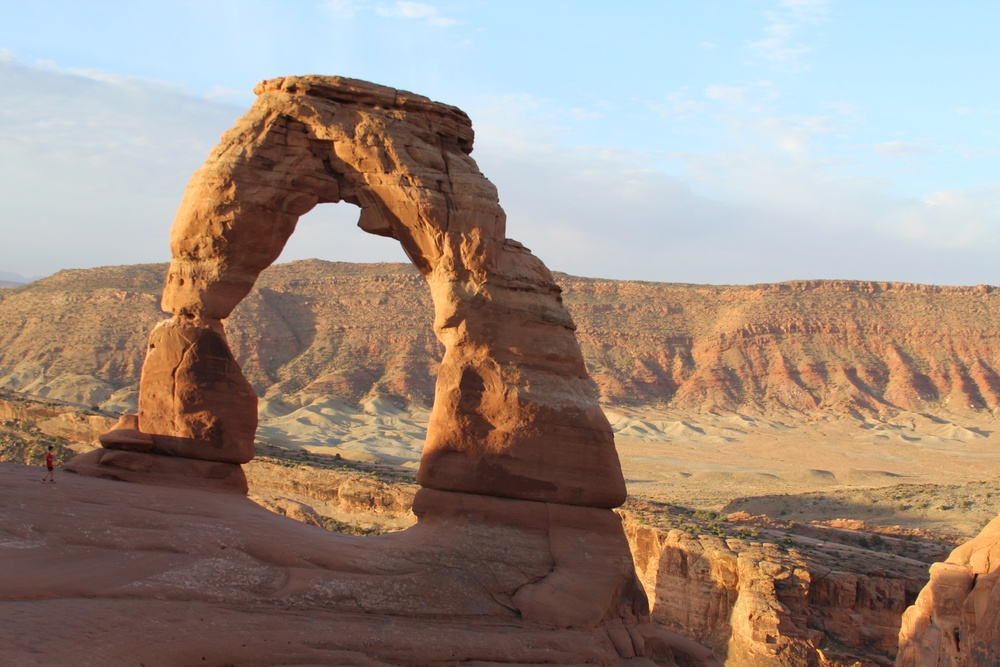
//> input picture buildHistogram/IMG_6877-1.jpeg, 1000 x 667 px, shrunk from 5184 x 3456 before the run
$ ./buildHistogram ../IMG_6877-1.jpeg   (built with g++ and OpenCV 4)
//> lines starting //> are read from the running program, lines starting //| are printed output that depends on the picture
/*
  Bruce Maxwell
  CS 5330 F23
  Building and viewing a rg histogram
*/

#include <cstdio>
#include <cstring>
#include <opencv2/opencv.hpp>

int main(int argc, char *argv[]) {

  cv::Mat src; // input image
  cv::Mat dst; // view image
  cv::Mat hist; // histogram

  char filename[256];
  float max;
  const int histsize = 256;

  // error checking
  if(argc < 2) {
    printf("usage: %s <image filename>\n", argv[0]);
    return(-1);
  }

  // grab the filename
  strcpy( filename, argv[1] );

  // read the file
  src = cv::imread( filename );
//> src is the input picture: 667 rows x 1000 cols, CV_8UC3; mean B, G, R 130.7, 141.3, 157.8

  if( src.data == NULL ) {
    printf("error: unable to read image %s\n", filename);
    return(-2);
  }

  // build the histogram
  // allocate the histogram, 2D single channel floating point array
  // initialied to zero
  hist = cv::Mat::zeros( cv::Size( histsize, histsize ), CV_32FC1 );

  // build the histogram
  max = 0; // keep track of the largest bucket
  for( int i=0;i<src.rows;i++) {
    for(int j=0;j<src.cols;j++) {

      // grab the data
      float B = src.at<cv::Vec3b>(i, j)[0];
      float G = src.at<cv::Vec3b>(i, j)[1];
      float R = src.at<cv::Vec3b>(i, j)[2];

      // compute rg standard chromaticity
      float divisor = (R + G + B);
      divisor = divisor > 0.0 ? divisor : 1.0;
      float r = R / (R + G + B);
      float g = G / (R + G + B);

      // compute indexes, r, g are in [0, 1]
      int rindex = (int)( r * (histsize-1) + 0.5); // rounds to nearest value
      int gindex = (int)( g * (histsize-1) + 0.5);

      // increment the histogram
      hist.at<float>(rindex, gindex)++;
      float newvalue = hist.at<float>(rindex, gindex);

      // conditional assignment
      max = newvalue > max ? newvalue : max;
    }
  }
//> this loop made 667 passes
//> max on passes 1 to 3: 288, 568, 826
//> after the loop, max = 21964

  // histogram is complete but not normalized
  // hist /= max; // divides the whole Mat by max, which is one method of normalization
  hist /= (src.rows * src.cols); // divides by the number of pixels, which makes it a probability
//> hist: 256 rows x 256 cols, CV_32FC1; min 0, max 0.0329, mean 1.53e-05

  // histogram is all in the range [0, 1]

  dst.create( hist.size(), CV_8UC3 );

  // loop over histogram
  for(int i=0;i<hist.rows;i++) {
    for(int j=0;j<hist.cols;j++) {
      if( i + j > hist.rows ) {
	dst.at<cv::Vec3b>(i, j) = cv::Vec3b( 200, 120, 60 );
      }
      else {
	float rcolor = (float)i / histsize;
	float gcolor = (float)j / histsize;
	float bcolor = (float)((histsize) - i - j) / histsize;
	dst.at<cv::Vec3b>(i, j)[0] = hist.at<float>(i, j) > 0 ? (unsigned char)((hist.at<float>(i, j) * 128 + 127))*bcolor : 0;
	dst.at<cv::Vec3b>(i, j)[1] = hist.at<float>(i, j) > 0 ? (unsigned char)((hist.at<float>(i, j) * 128 + 127))*gcolor : 0;
	dst.at<cv::Vec3b>(i, j)[2] = hist.at<float>(i, j) > 0 ? (unsigned char)((hist.at<float>(i, j) * 128 + 127))*rcolor : 0;
      }
    }
  }
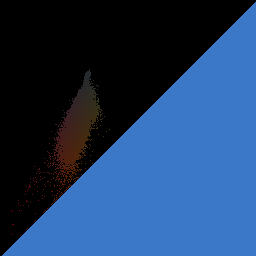
//> dst: 256 rows x 256 cols, CV_8UC3; mean B, G, R 99.8, 60.8, 32.2

  // write the image to a file
  cv::imwrite("histogram.png", dst);

  return(0);
}
